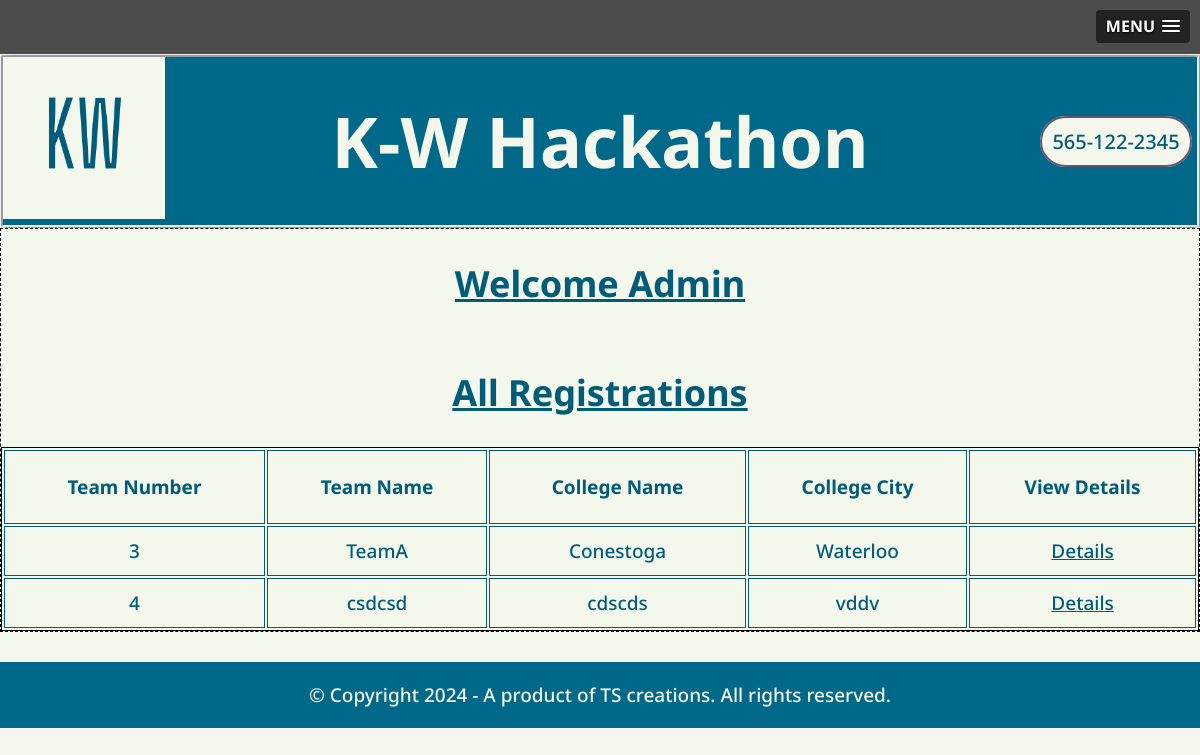
/FinalExam_TusharSharma_8869110/allRegistrations.php (signed in), run on the app's committed database.
### tables this page shows
CREATE TABLE `kw_team_information` (
  `id` int(11) NOT NULL,
  `team_name` varchar(255) NOT NULL,
  `college_name` varchar(255) NOT NULL,
  `college_address` varchar(255) NOT NULL,
  `college_city` varchar(255) NOT NULL,
  `college_province` varchar(255) NOT NULL,
  `created_at` timestamp NOT NULL DEFAULT current_timestamp()
);

### FinalExam_TusharSharma_8869110/allRegistrations.php (the view, shortened to what this page needs)
<?php
include('includes/dbConnection.php');
$selectQuery = "SELECT * FROM `kw_team_information`;";
$result = $db->query($selectQuery);
?><!DOCTYPE html>
<html lang="en">
<head>
    <link rel="stylesheet" href="slicknav/slicknav.min.css">
    <link rel="stylesheet" href="css/style.css">
</head>
<body>
<?php include('includes/header.php'); ?>
    <main>
    <section class = "ts-step-head">
      <h1>Welcome Admin</h1>
    </section>
    <section class = "ts-step-head">
      <h1>All Registrations</h1>
    </section>
      <section class = "ts-cart">
      <table class="ordersTable">
        <thead>
          <tr>
          <th scope = "column">Team Number</th>
          <th scope = "column">Team Name</th>
          <th scope = "column">College Name</th>
          <th scope = "column">College City</th>
          <th scope = "column">View Details</th>
          </tr>
      </thead>
      <tbody>
        <?php
         if($result->num_rows == 0):
          echo 'Sorry, no registrations yet.';
         else:
            while($row = $result->fetch_assoc()):
          ?>
            <tr>
            <td scope = "row"><?php echo $row['id']?></td>
            <td><?php echo $row['team_name']?></td>
            <td><?php echo $row['college_name']?></td>
            <td><?php echo $row['college_city']?></td>
            <td>
              <a href = "registrationDetails.php?id=<?php echo $row['id']?>">Details</a>
            </td>
          </tr>
          <?php
          endwhile;
         endif;
        ?>
      </tbody>
    </table>
  </section>
    </main>
    <?php include('includes/footer.php'); ?>
</body>
</html>

### FinalExam_TusharSharma_8869110/css/style.css (style rules this page uses)
:root { --gap: 30px; }
body { background-color: #F3F7EC; max-width: 1200px; margin: auto; font-family: "Noto Sans", sans-serif; font-size: 19px; font-weight: 500; }
p, h1, h2, h3, h4, h5, h6, a, li,td,th,label { color: #005C78; font-family: "Noto Sans", sans-serif; }
h1 { font-size: 36px; }
main { border: 1px black dashed; }
.ts-step-head { display: grid; grid-template-columns: 1fr; }
.ts-step-head h1 { text-align: center; text-decoration: underline; }
table { width: 100%; height: auto; }
th { height: 70px; }
tr { height: 50px; }
table, th, td { border: 1px solid; }
td { text-align: center; }

### data on the page
kw_team_information: id "3", team_name "TeamA", college_name "Conestoga", college_city "Waterloo"
kw_team_information: id "4", team_name "csdcsd", college_name "cdscds", college_city "vddv"
